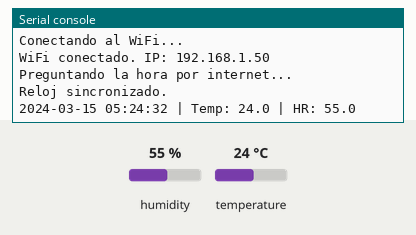
This program was run on a simulated ESP32 board running MicroPython. On the bench: the last lines printed to the serial console. The inputs (shaded band) are chosen by the test bench; at power-on: humidity 55 %, temperature 24 °C. WiFi joins after 1.5 s; the clock reads 2024-03-15 10:24:30 at power-on unless the program sets it; files the program writes start out absent; files that are not in the repository are absent.

Above: at 3.2 s.
3.3 s: humidity set to 22 %
At 5.2 s:
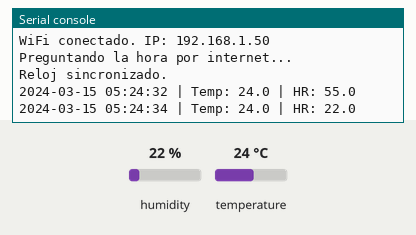
6.0 s: temperature set to 12 °C
At 7.5 s:
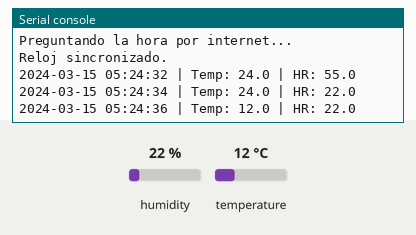
8.7 s: humidity set to 40 %
At 11.1 s:
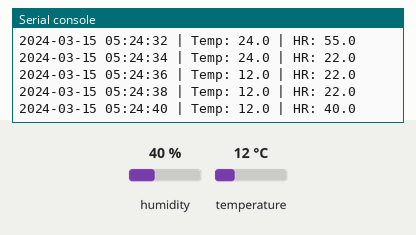
Timing chart, 0 to 12.6 s (numbered marks = the images above; inputs shaded):
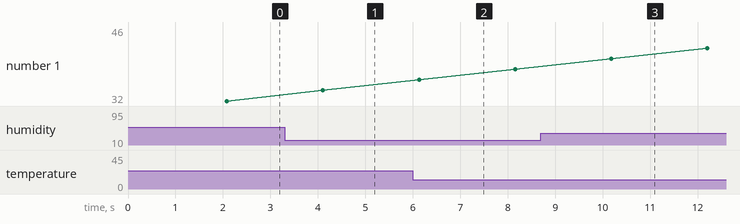

Measured:
- after the input at 3.3 s, the serial console: prints a new line after 0.81 s (image 1)
- after the input at 6.0 s, the serial console: prints a new line after 0.13 s (image 2)
- after the input at 8.7 s, the serial console: prints a new line after 1.5 s (image 3)

The program:

sensorDHT22v2_fecha.py
```python
from machine import Pin
from utime import sleep
import dht
import network
import urequests
import ujson
import ubinascii
import ntptime
import time

# ============ CONFIGURA ESTAS 5 COSAS ============
WIFI_SSID = "NOMBRE_DE_TU_WIFI"
WIFI_PASS = "CLAVE_DE_TU_WIFI"
ZONA_HORARIA = -5   # UTC-5 = Peru/Colombia/Ecuador (cambialo si vives en otro lado)
# =================================================

NOMBRE_LOCAL = "datos_met.csv"      # archivo en la memoria del ESP32
sensor_dht22 = dht.DHT22(Pin(13))

def conectar_wifi():
    wifi = network.WLAN(network.STA_IF)
    wifi.active(True)
    if not wifi.isconnected():
        print("Conectando al WiFi...")
        wifi.connect(WIFI_SSID, WIFI_PASS)
        for _ in range(30):
            if wifi.isconnected():
                break
            sleep(1)
    if wifi.isconnected():
        print("WiFi conectado. IP:", wifi.ifconfig()[0])
    else:
        print("No se pudo conectar al WiFi")
    return wifi.isconnected()

def sincronizar_reloj():
    """Pregunta la hora al servidor NTP (el ESP32 no sabe la hora solo)."""
    try:
        print("Preguntando la hora por internet...")
        ntptime.settime()   # ajusta el reloj interno con la hora mundial (UTC)
        print("Reloj sincronizado.")
    except OSError:
        print("No se pudo sincronizar la hora (seguira con hora incorrecta)")

def fecha_hora():
    """Devuelve la fecha y hora local con formato 2026-09-11 12:49:33"""
    hora_local = time.time() + ZONA_HORARIA * 3600  # sumar/quitar las horas de tu pais
    anio, mes, dia, hora, minuto, segundo, _, _ = time.localtime(hora_local)
    return "{:04d}-{:02d}-{:02d} {:02d}:{:02d}:{:02d}".format(
        anio, mes, dia, hora, minuto, segundo)

def guardar_datos(t, h):
    try:
        with open(NOMBRE_LOCAL, "a") as f:
            f.write(fecha_hora() + ",{:.1f},{:.1f}\n".format(t, h))
    except OSError as e:
        print("Error al escribir archivo:", e)


# Encabezado del CSV si no existe (ahora con columna de fecha)
try:
    with open(NOMBRE_LOCAL, "r"):
        pass
except OSError:
    with open(NOMBRE_LOCAL, "w") as f:
        f.write("fecha_hora,temperatura,humedad\n")

# Al encender: conectar, preguntar la hora, y enviar lo que haya guardado
if conectar_wifi():
    sincronizar_reloj()

while True:
    try:
        sensor_dht22.measure()
        t = sensor_dht22.temperature()
        h = sensor_dht22.humidity()

        print(fecha_hora(), "| Temp:", t, "| HR:", h)
        guardar_datos(t, h)

        sleep(2)

    except OSError as e:
        print("Error data")
```
